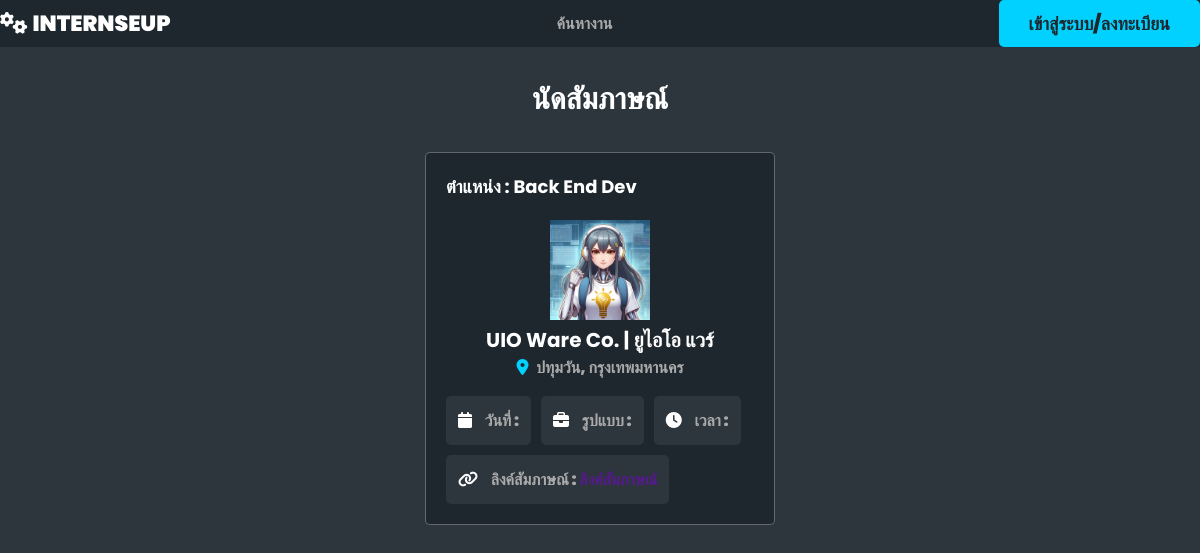
Page /stdinterviewed/STUDENT/s1/ on the committed database.
### usertype/models.py (models this page shows, shortened)
class CompanyInfo(models.Model):
    company_name_eng = models.CharField(max_length=100)
    company_name_thai = models.CharField(max_length=100)
    company_des = models.TextField()
    profile = models.ImageField(upload_to="profile/", null=True, blank=True)
    foundation_date = models.DateField()
    number_of_employees = models.IntegerField()
    website = models.URLField()
    email = models.EmailField()
    address = models.TextField()
    sub_district = models.TextField()
    district = models.TextField()
    province = models.TextField()
    postal_code = models.CharField(max_length=255)
    phone = models.CharField(max_length=15)
    line_id = models.CharField(max_length=255, blank=True)
    facebook = models.URLField(blank=True)

class Job(models.Model):
    jobname = models.CharField(max_length=255)
    jobdes = models.TextField()
    worktype = models.CharField(max_length=255)
    quality = models.TextField()
    benefit = models.TextField()
    workstart = models.TimeField()
    workend = models.TimeField()
    workday = models.CharField(max_length=255)
    requirement = models.TextField()
    qualifications = models.TextField(blank=True, null=True)
    skills = models.TextField()
    company = models.CharField(max_length=255)
    city = models.CharField(max_length=255)
    country = models.CharField(max_length=255)

### usertype/views.py (the view)
# urls.py: path("stdinterviewed/<str:role>/<str:username>/", views.stdinterviewed, name="interviewed"),  # Company select page
def stdinterviewed(request, role, username):
    student = StudentProfile.objects.get(user__username=username)
    match = Matching.objects.filter(student=student.studentinfo)
    job = [m.job for m in match]
    status = [m.status for m in match]
    showcompany = [m.company for m in match]
    interview = [m.interview for m in match]
    companies = zip(showcompany, status, job, interview)
    return render(request, "stdstatus/interview.html", {"company": companies})

### usertype/templates/stdstatus/interview.html (shortened to what this page needs)
<!DOCTYPE html>
<html lang="en">
  {% load static %}
  <head>
    <link rel="stylesheet" href="{% static "css/style.css" %}" />
  </head>
  <body>
  {% include "navbarmain.html" %}
  {% include "navbarstatus.html" %}
  <section class="position-container">
    <h1 class="heading">นัดสัมภาษณ์</h1>
          <div class="loop-container">
            {% for company, status, job, interview in company %}
            {% if status == "Interview" %}
            <div class="boxs">
              <div class="company">
                <div>
                  <h3>ตำแหน่ง : {{ job.jobname }}</h3>
                </div>
              </div>
              <div><img src="{{ company.profile.url }}" alt="" /></div>
              <h3 class="job-title">{{ company.company_name_eng }} | {{ company.company_name_thai }}
              </h3>
              <p class="location">
                <i class="fas fa-map-marker-alt"></i>
                <span>{{ company.district }}, {{ company.province }}</span>
              </p>
            <div class="tags">
              <p>
                <i class="fa-solid fa-calendar"></i>
                <span>วันที่ : {{ interview.date }}</span>
              </p>
              <p>
                <i class="fas fa-briefcase"></i>
                <span>รูปแบบ : {{ interview.location }}</span>
              </p>
              <p>
                <i class="fas fa-clock"></i>
                <span>เวลา : {{ interview.time }}</span>
              </p>
              <p>
                <i class="fa-solid fa-link"></i>
                <span>ลิงค์สัมภาษณ์ : <a href="{{ interview.link }}">ลิงค์สัมภาษณ์</a></span>
            </div>
            </div>
            {% endif %}
            {% endfor %}
          </div>
  </section>
    </body>
</html>

### static/css/style.css (style rules this page uses)
:root { --main-color: #00d1ff; --red: red; --light-color: #aaa; --light-bg: #2d353d; --black: #1e272e; --white: #fff; --box-shadow: none; --border: 0.1rem solid rgba(255, 255, 255, 0.3); }
* { font-family: "Poppins", sans-serif; margin: 0; padding: 0; box-sizing: border-box; text-decoration: none; outline: none; border: none; }
html { font-size: 62.5%; overflow-x: hidden; scroll-padding-top: 7rem; scroll-behavior: smooth; }
body { background-color: var(--light-bg); }
section { padding: 2rem; margin: 0 auto; max-width: 1200px; }
.heading { text-align: center; margin-bottom: 2rem; font-size: 3rem; color: var(--white); text-transform: capitalize; padding: 1rem 0; }
.position-container .loop-container { display: grid; grid-template-columns: repeat(auto-fit, 35rem); gap: 1.5rem; align-items: flex-start; justify-content: center; }
.position-container .loop-container .boxs { background-color: var(--black); border-radius: 0.5rem; border: var(--border); padding: 2rem; overflow-x: hidden; }
.position-container .loop-container .boxs img { height: 10rem; width: 10rem; object-fit: contain; }
.position-container .loop-container .boxs .company { display: flex; align-items: center; gap: 1.5rem; margin-bottom: 1.5rem; }
.position-container .loop-container .boxs .company h3 { font-size: 1.8rem; color: var(--white); text-overflow: ellipsis; overflow-x: hidden; text-transform: capitalize; padding-bottom: 0.5rem; font-weight: lighter; }
.position-container .loop-container .boxs .job-title { font-size: 2rem; color: var(--white); text-transform: capitalize; overflow-x: hidden; text-overflow: ellipsis; }
.position-container .loop-container .boxs .location { padding: 0.7rem 1; font-size: 1.6rem; color: var(--light-color); }
.position-container .loop-container .boxs .location i { margin-right: 0.5rem; color: var(--main-color); }
.position-container .loop-container .boxs .tags { display: flex; flex-wrap: wrap; gap: 1rem; margin: 1.2rem 1; }
.position-container .loop-container .boxs .tags p { padding: 1.2rem; border-radius: 0.5rem; background-color: var(--light-bg); font-size: 1.6rem; color: var(--light-color); }
.position-container .loop-container .boxs .tags p i { margin-right: 0.5rem; color: var(--white); }
.position-container .loop-container .boxs .tags p span { margin-left: 5px; max-width: 50px; white-space: normal; word-wrap: break-word; }

### static/css/css.css (style rules this page uses)
* { box-sizing: border-box; }
body { font-family: "Nunito", sans-serif; background: #2d353d; color: #2e6c8e; text-align: center; font-weight: 900; }

### rows in the picture
CompanyInfo: jobname "Back End Dev", profile (picture), company_name_eng "UIO Ware Co.", company_name_thai "ยูไอโอ แวร์", district "ปทุมวัน", province "กรุงเทพมหานคร"
